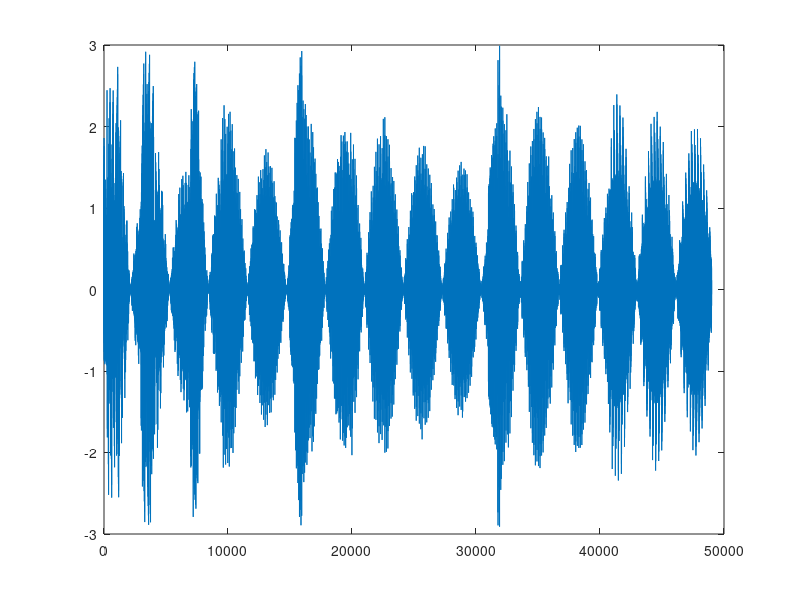

Here is the MATLAB script that generated this plot: (Note: this script raises an error after producing the figure.)
sound(tan(2.^[1:0.0001:25]*3))

sound(cos(log([1e5:1e1:1e6]*1e1)*1e4)./cos(([1e5:1e1:1e6])*1e-4))
sound(cos(([1e5:1e1:1e6]*1e1)*1e-2).*cos(([1e5:1e1:1e6])*1e-4))

sound(cos(.3.^cos(3.^[5:-5e-5:1]*50)*50).*log([1:5e-5:5]*30))


sound(cos(.2.^cos(2.^[4:-2e-5:0]*50)*50).*log([1:2e-5:5]*50))

sound(sinc([1:0.0001:25]*1e5)*1e18)

sound(sinc([1:0.001:25].*1e3)*1e16)

plot(sinc([1:0.001:50].*1e3).*sin([1:0.001:50])*1e16)


T = 3; t = linspace(0,T,Fs*T); x = cos(2*pi*875*t)/2.+cos(2*pi*885*t)/2.+cos(2*pi*880*t);plot(x);sound(x);
x = cos(2*pi*880*t).*exp(-500*t/(T));plot(x);sound(x);